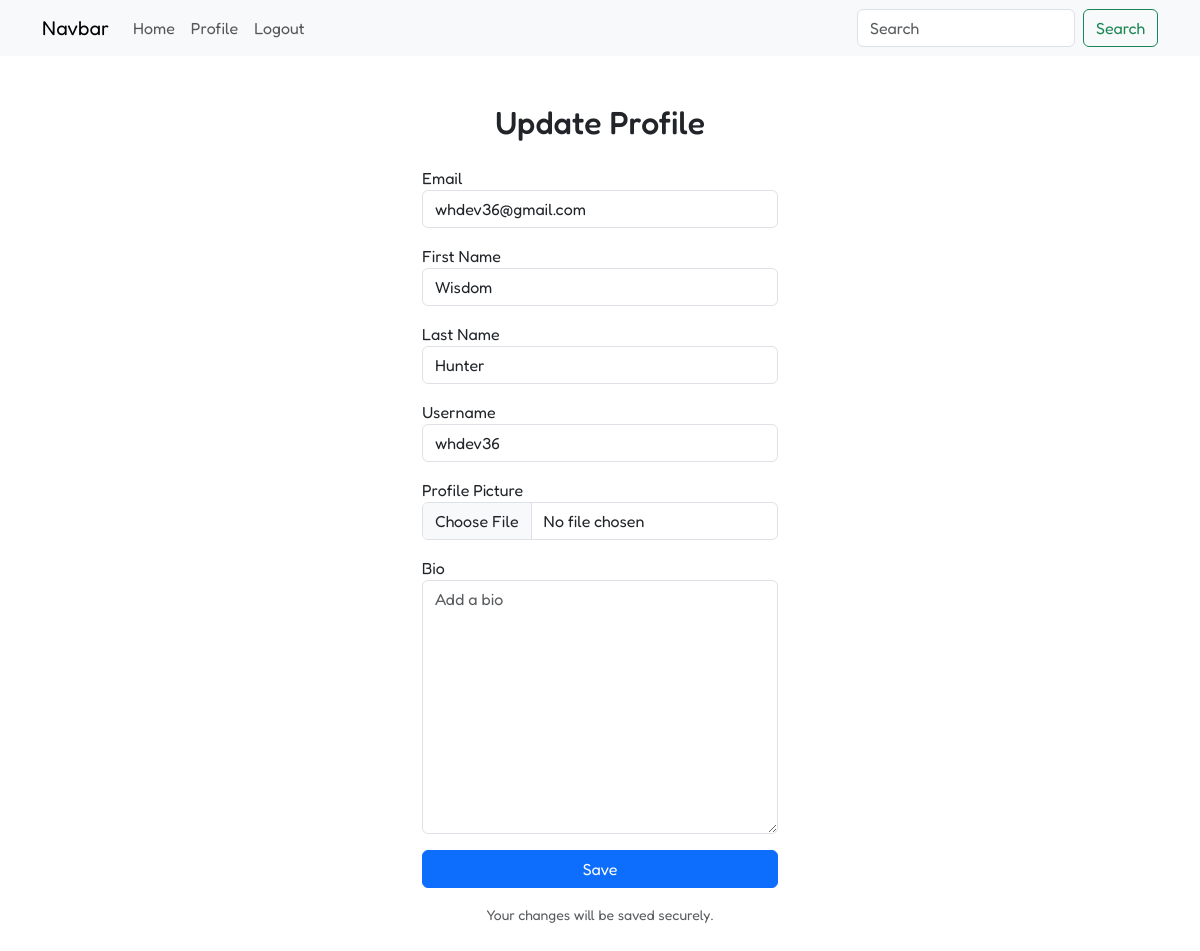
Before: /update-profile/ (signed in) with the older database file.
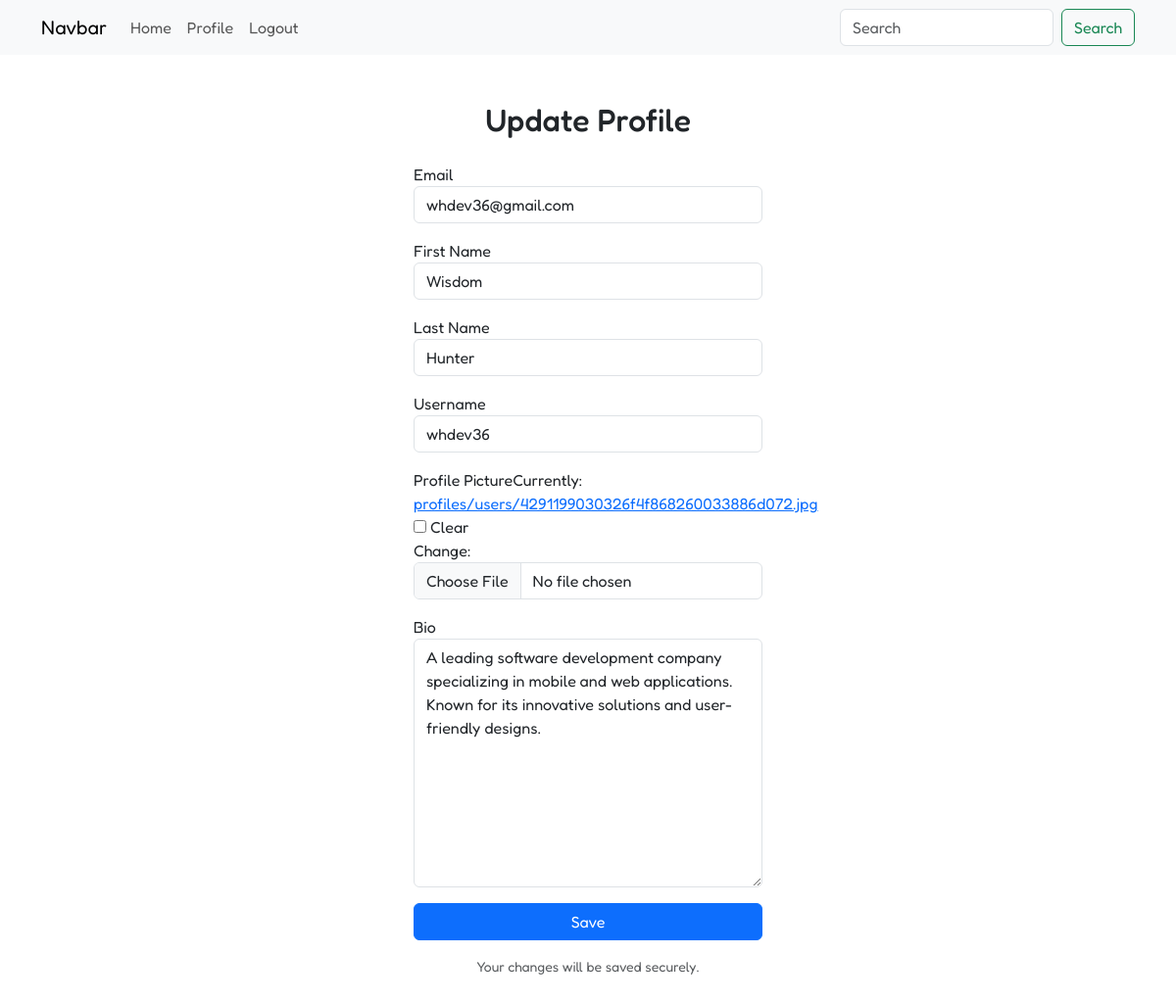
After: the same page with the newer database file.
### social/models.py (models this page shows, shortened)
class Profile(AbstractUser):
    profile_picture = models.ImageField(upload_to='profiles/users/', blank=True, null=True)
    bio = models.TextField(max_length=300, blank=True, null=True)
    slug = models.SlugField(unique=True, blank=True, null=True)
    follows = models.ManyToManyField('self', blank=True, symmetrical=False, related_name='followers')

### social/views.py (the view)
# urls.py: path('update-profile/', views.update_profile, name='update-profile'),
def update_profile(request):
    if request.user.is_authenticated:
        user = get_object_or_404(Profile, pk=request.user.pk)
        print(user)
        if request.method == 'POST':
            form = ProfileChangeForm(request.POST, request.FILES, instance=user)
            if form.is_valid():
                form.save()
                m.success(request, 'Your profile has been updated successfully.')
                return redirect('view-profile', slug=user.slug)
        else:
            form = ProfileChangeForm(instance=user)
        return render(request, 'update-profile.html', {'form': form})
    else:
        m.warning(request, 'You need to be logged in to update your profile.')
        return redirect('home')

### social/forms.py
class ProfileChangeForm(UserChangeForm):
    class Meta:
        model = Profile
        fields = ['email', 'first_name', 'last_name', 'username', 'profile_picture', 'bio']
    def __init__(self, *args, **kwargs):
        super().__init__(*args, **kwargs)
        for f_name, f in self.fields.items():
            f.widget.attrs['class'] = 'form-control'
            f.widget.attrs['placeholder'] = attrs['placeholder'].get(f_name, '')
            f.label = attrs['label'].get(f_name, f_name.capitalize())
            f.label_suffix = ''
            f.help_text = attrs['help_text'].get(f_name, '')
            f.error_messages = attrs['error_messages'].get(f_name, {})
    def as_div(self):
        o = []
        for f in self:
            if f.name == 'password':
                continue
            code = f'<div class="form-group mb-3">{f.label_tag()}{f}</div>'
            o.append(code)
        return mark_safe('\n'.join(o))

### templates/update-profile.html (shortened to what this page needs)
{% extends 'base.html' %}
{% block content %}
    <div class="row justify-content-center">
        <div class="col-md-6 col-lg-4">
            <h2 class="text-center mb-4">Update Profile</h2>
            <form method="post" enctype="multipart/form-data">
                {{ form.as_div }}
                <button type="submit" class="btn btn-primary w-100">Save</button>
            </form>
            <small class="d-block text-muted text-center mt-3">Your changes will be saved securely.</small>
        </div>
    </div>
{% endblock %}

Changed rows visible on the page:
changed Profile "whdev36@gmail.com": bio (not shown) → "A leading software development company specializing in mobile and web applications. Known for its innovative solutions and user-friendly designs."
Other visible differences:
form field as_div: (not shown) → "☐"
text no longer shown: "Email First Name Last Name Username Profile Picture Bio"
text now shown: "Email First Name Last Name Username Profile Picture Currently: profiles/users/4291199030326f4f868260033886d072.jpg Clear Change: Bio"
